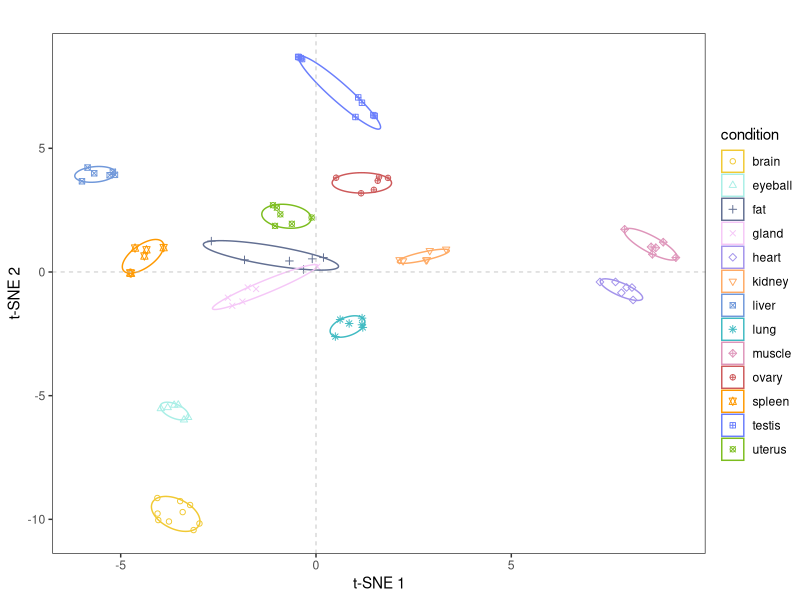

Write the R code that produced this figure.
library(Rtsne)
library(ggplot2)
library(ggforce)

data = read.table(file = "./00_files/All_samples_TPM_0.1_expression_filter_miRNA.txt", header = T, check.names = F, row.names = 1)
info = data.frame(sample = colnames(data), condition = as.character(lapply(strsplit(colnames(data), "_"), tail, 1)))

data = log2(data+1)
genes = names(head(sort(apply(data,1,function(x) 100*sd(x)/mean(x)),decreasing=T),590))

data = as.data.frame(t(data[genes,]))
data$class = info$condition
data = as.data.frame(data)
data_unique = unique(data)
data_matrix = as.matrix(data_unique[,1:590])

set.seed(125)
tsne_out = Rtsne(data_matrix, pca=T, dims=2, perplexity=22, theta=0.35)
tsne_res = as.data.frame(tsne_out$Y)
colnames(tsne_res) = c("tSNE1", "tSNE2")
tsne_res$sample = info$sample
tsne_res$condition = info$condition

P = ggplot(tsne_res, aes(tSNE1, tSNE2))+ 
  geom_point(aes(shape = condition, colour = condition), size = 1.5)+
  geom_mark_ellipse(aes(color = condition), expand = unit(0, "mm"))+
  scale_fill_manual(values=c('#f1c933', '#a9eee6', '#626f92', "#f5c7f7", "#a393eb",
                             "#ffaa64", '#7098da', '#3fbac2', '#de95ba', "#cd595a",
                             "#ff9900", "#6a7efc", "#7cbd1e"))+
  scale_color_manual(values=c('#f1c933', '#a9eee6', '#626f92', "#f5c7f7", "#a393eb",
                              "#ffaa64", '#7098da', '#3fbac2', '#de95ba', "#cd595a",
                              "#ff9900", "#6a7efc", "#7cbd1e"))+
  scale_shape_manual(values = c(1, 2, 3, 4, 5, 6, 7, 8, 9, 10, 11, 12, 13))+
  theme_test()+
  geom_hline(yintercept = 0, lty=2, col="grey", lwd=0.3)+ 
  geom_vline(xintercept = 0, lty=2, col="grey", lwd=0.3)+
  xlab("t-SNE 1")+
  ylab("t-SNE 2")+
  labs(title = "")

ggsave(P, filename = "t-SNE plot.pdf", width = 6.8, height = 6)


rm(list = ls())
dev.off()
